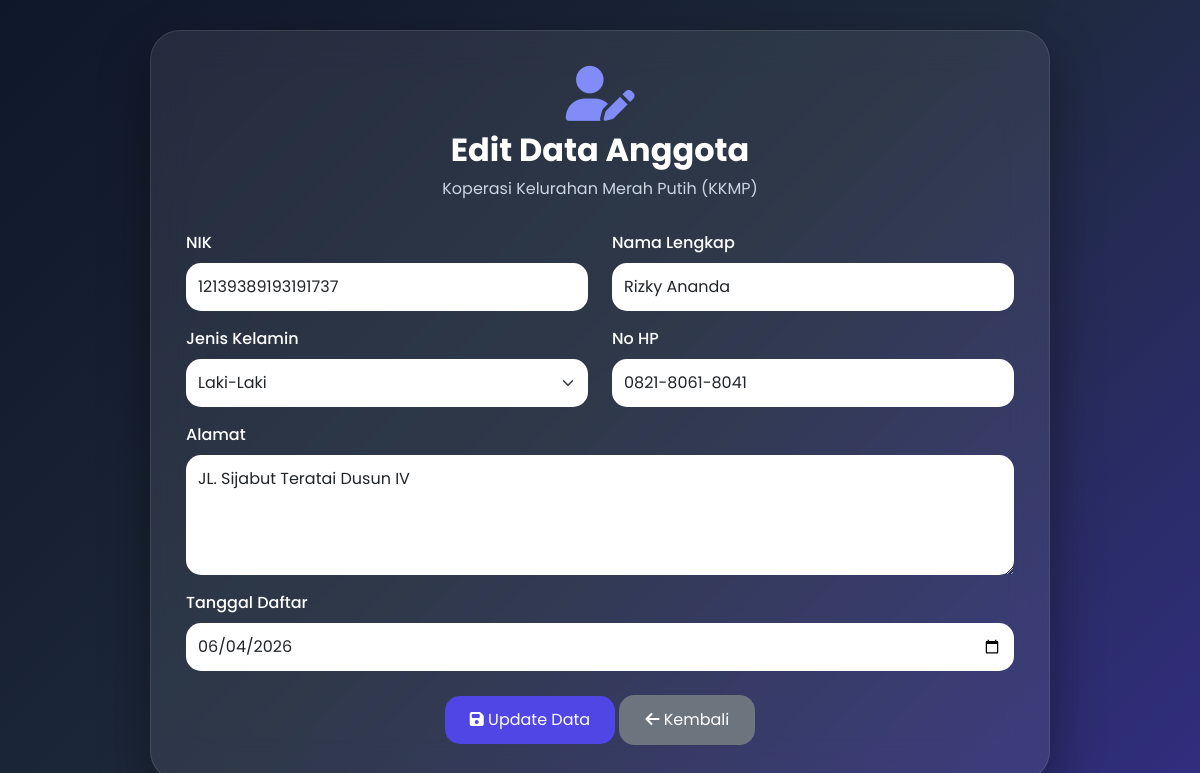
Screenshot of /koperasi/anggota/edit_anggota.php?id=3 (signed in) with the database file from the repository.
### tables this page shows
CREATE TABLE `anggota` (
  `id_anggota` int(11) NOT NULL,
  `nik` varchar(20) DEFAULT NULL,
  `nama` varchar(100) DEFAULT NULL,
  `jenis_kelamin` varchar(20) DEFAULT NULL,
  `alamat` text,
  `no_hp` varchar(15) DEFAULT NULL,
  `tanggal_daftar` date DEFAULT NULL
);

### koperasi/anggota/edit_anggota.php (the view, shortened to what this page needs)
<?php
include "../config/koneksi.php";
$id = $_GET['id'];
$data = mysqli_query($koneksi,"
SELECT * FROM anggota
WHERE id_anggota='$id'
");
$d = mysqli_fetch_assoc($data);
?>
<!DOCTYPE html>
<html lang="id">
<head>
<link href="https://cdn.jsdelivr.net/npm/bootstrap@5.3.3/dist/css/bootstrap.min.css" rel="stylesheet">
<link rel="stylesheet"
href="https://cdnjs.cloudflare.com/ajax/libs/font-awesome/6.5.1/css/all.min.css">
</head>
<body>
<div class="vip-card">
    <div class="vip-header">
        <i class="fas fa-user-edit icon-top"></i>
        <h2>Edit Data Anggota</h2>
        <p>
            Koperasi Kelurahan Merah Putih (KKMP)
        </p>
    </div>
    <form method="POST">
        <div class="row">
            <div class="col-md-6 mb-3">
                <label class="form-label">
                    NIK
                </label>
                <input
                type="text"
                name="nik"
                value="<?= $d['nik']; ?>"
                class="form-control"
                required>
            </div>
            <div class="col-md-6 mb-3">
                <label class="form-label">
                    Nama Lengkap
                </label>
                <input
                type="text"
                name="nama"
                value="<?= $d['nama']; ?>"
                class="form-control"
                required>
            </div>
        </div>
        <div class="row">
            <div class="col-md-6 mb-3">
                <label class="form-label">
                    Jenis Kelamin
                </label>
                <select
                name="jenis_kelamin"
                class="form-select">
                    <option
                    value="Laki-Laki"
                    <?= ($d['jenis_kelamin']=='Laki-Laki') ? 'selected' : ''; ?>>
                    Laki-Laki
                    </option>
                </select>
            </div>
            <div class="col-md-6 mb-3">
                <label class="form-label">
                    No HP
                </label>
                <input
                type="text"
                name="no_hp"
                value="<?= $d['no_hp']; ?>"
                class="form-control">
            </div>
        </div>
        <div class="mb-3">
            <label class="form-label">
                Alamat
            </label>
            <textarea
            name="alamat"
            rows="4"
            class="form-control"><?= $d['alamat']; ?></textarea>
        </div>
        <div class="mb-4">
            <label class="form-label">
                Tanggal Daftar
            </label>
            <input
            type="date"
            name="tanggal_daftar"
            value="<?= $d['tanggal_daftar']; ?>"
            class="form-control">
        </div>
        <div class="text-center">
            <button
            type="submit"
            name="update"
            class="btn btn-vip">
                <i class="fas fa-save"></i>
                Update Data
            </button>
            <a
            href="index.php"
            class="btn btn-secondary btn-back">
                <i class="fas fa-arrow-left"></i>
                Kembali
            </a>
        </div>
    </form>
</div>
</body>
</html>

### koperasi/anggota/edit_anggota.php (style rules this page uses)
* { font-family:'Poppins',sans-serif; }
body { min-height:100vh; background: linear-gradient(135deg,#0f172a,#1e293b,#312e81); display:flex; justify-content:center; align-items:center; padding:30px; }
.vip-card { width:100%; max-width:900px; background:rgba(255,255,255,.08); backdrop-filter:blur(20px); border:1px solid rgba(255,255,255,.1); border-radius:30px; padding:35px; color:white; box-shadow: 0 20px 50px rgba(0,0,0,.4); }
.vip-header { text-align:center; margin-bottom:30px; }
.vip-header h2 { font-weight:700; }
.vip-header p { color:#cbd5e1; }
.form-label { font-weight:500; }
.form-control, .form-select { border:none; border-radius:15px; padding:12px; }
.btn-vip { background:#4f46e5; border:none; border-radius:15px; padding:12px 25px; color:white; transition:.3s; }
.btn-back { border-radius:15px; padding:12px 25px; }
.icon-top { font-size:55px; color:#818cf8; margin-bottom:10px; }

### rows the page displays
anggota: nik "12139389193191737", nama "Rizky Ananda", jenis_kelamin "Laki-Laki", no_hp "0821-8061-8041", alamat "JL. Sijabut Teratai Dusun IV", tanggal_daftar "06/04/2026"
